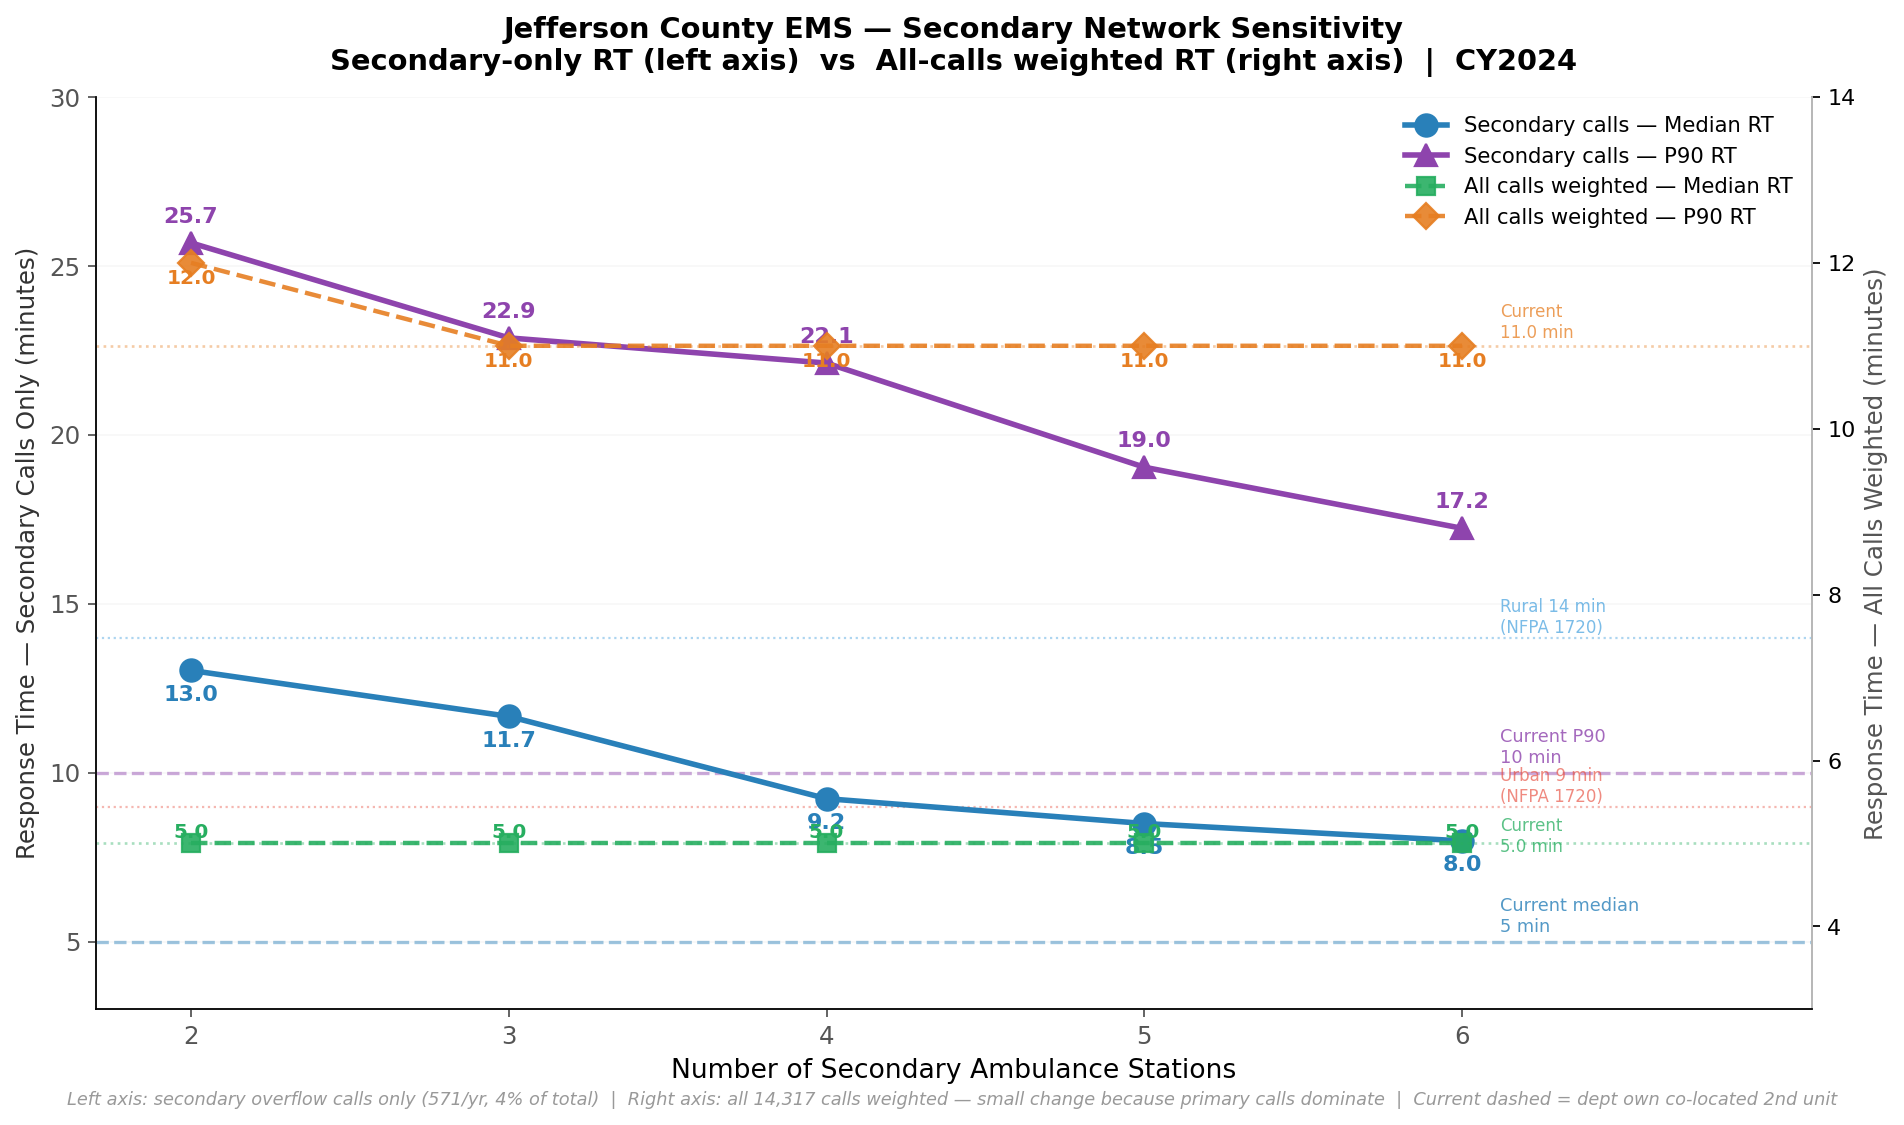

Reproduce this figure in Python.
"""
Sensitivity chart: median and P90 response time vs K=2-6.
Two views:
  - Secondary calls only (left axis) — shows the range of improvement
  - All-calls weighted (callout box) — shows the aggregate impact is small

Output: secondary_sensitivity_single.png
"""
import os, sys, json
import numpy as np
import pandas as pd
import matplotlib
matplotlib.use("Agg")
import matplotlib.pyplot as plt
from math import radians, sin, cos, sqrt, atan2
import warnings
warnings.filterwarnings("ignore")

SCRIPT_DIR = os.path.dirname(os.path.abspath(__file__))
sys.path.insert(0, SCRIPT_DIR)

from pareto_facility import load_candidates, load_bg_demand, fetch_cand_bg_matrix, solve_pmedian_pop
from secondary_network_model import allocate_total_demand_to_bgs
from facility_location import STATIONS as EXISTING_STATIONS
import ems_dashboard_app as m

def haversine(la1, lo1, la2, lo2):
    R = 3958.8
    la1,lo1,la2,lo2 = map(radians,[la1,lo1,la2,lo2])
    a = sin((la2-la1)/2)**2 + cos(la1)*cos(la2)*sin((lo2-lo1)/2)**2
    return 2*R*atan2(sqrt(a),sqrt(1-a))

K_RANGE = [2, 3, 4, 5, 6]

# ── Load base data ─────────────────────────────────────────────────────────
print("Loading data...")
candidates       = load_candidates()
bg_demand, pop_w = load_bg_demand()
tm               = fetch_cand_bg_matrix(candidates, bg_demand)
demand_w         = allocate_total_demand_to_bgs(bg_demand, pop_w)

rt_data     = m.rt_clean
auth        = m.AUTH_EMS_CALLS
detail      = pd.read_csv(os.path.join(SCRIPT_DIR, "concurrent_call_detail_jeffco.csv"))
sec_df      = detail[detail["Concurrent_Count"] >= 1]
dept_coords = {s["name"]: (s["lat"], s["lon"]) for s in EXISTING_STATIONS}

# Per-dept RT arrays
# primary_rts = all calls MINUS the concurrent ones (true primary-only distribution)
# secondary_rts = only calls where a 2nd unit was needed (concurrent_count >= 1)
dept_stats = {}
for dept in auth:
    all_drt = rt_data[rt_data["Department"] == dept]["RT"].dropna().values
    dsec    = sec_df[sec_df["Dept"] == dept]["Response_Min"].dropna().values
    if len(all_drt) == 0: continue
    # Primary = all actual RT values; secondary = concurrent-call RT values.
    # For the proposed scenario, we keep ALL primary RTs unchanged and
    # replace each secondary call's RT with the county network drive time.
    dept_stats[dept] = {
        "primary_rts": all_drt,          # full distribution (primary calls dominate)
        "sec_rts":     dsec,             # actual RT when own 2nd unit responded
        "sec_n":       len(dsec),
        "coords":      dept_coords.get(dept),
    }

def build_rt_array(dept_stats, county_rt_map):
    """
    Build the full county call-RT array for a given scenario:
      - Primary calls: unchanged actual NFIRS RT values
      - Secondary calls: replaced with county_rt for that dept
        (or actual own-2nd-unit RT if no county RT available)

    This models: "keep 80-90% of calls the same, substitute new RT
    for the 10-20% overflow calls that would go to the county network."
    """
    all_rts = []
    for dept, s in dept_stats.items():
        # Always include the full primary RT distribution
        all_rts.extend(s["primary_rts"].tolist())
        # For secondary calls: use county RT if available, else actual
        c_rt = county_rt_map.get(dept)
        if c_rt is not None and s["sec_n"] > 0:
            all_rts.extend([c_rt] * s["sec_n"])
        else:
            all_rts.extend(s["sec_rts"].tolist())
    return np.array(all_rts)

# Baseline
base_arr    = build_rt_array(dept_stats, {})
base_median = float(np.median(base_arr))
base_p90    = float(np.percentile(base_arr, 90))
print(f"Baseline: median={base_median:.2f}  P90={base_p90:.2f}  (n={len(base_arr):,} calls)")

# Current secondary-only benchmark
sec_all = sec_df["Response_Min"].dropna()
cur_sec_median = float(sec_all.median())
cur_sec_p90    = float(sec_all.quantile(0.90))
print(f"Current secondary-only: median={cur_sec_median:.1f}  P90={cur_sec_p90:.1f}  (n={len(sec_all)})")

# ── Run P-Median for each K ────────────────────────────────────────────────
print(f"\nRunning P-Median for K={K_RANGE}...")
results = {}
for k in K_RANGE:
    print(f"  K={k}...", end=" ", flush=True)
    res = solve_pmedian_pop(tm, candidates, bg_demand, k, demand_w)
    if res is None:
        print("FAILED"); continue

    open_ids = [i for i, c in enumerate(candidates)
                if any(abs(c["lat"]-s["lat"])<1e-4 and abs(c["lon"]-s["lon"])<1e-4
                       for s in res["open_stations"])]

    # Secondary-only RT distribution (BG-level)
    bg_rts = np.array([min(tm[i,j] for i in open_ids) for j in range(len(bg_demand))], dtype=float)
    w      = demand_w / demand_w.sum()
    sort_i = np.argsort(bg_rts)
    cumw   = np.cumsum(w[sort_i])
    def wpct(p):
        idx = np.searchsorted(cumw, p/100.0)
        return bg_rts[sort_i][min(idx, len(bg_rts)-1)]
    sec_med = wpct(50)
    sec_p90 = wpct(90)

    # All-calls weighted (county RT substituted for secondary)
    county_rt_map = {}
    for dept, s in dept_stats.items():
        if s["coords"] and s["sec_n"] > 0:
            lat, lon = s["coords"]
            best_bj = min(range(len(bg_demand)),
                          key=lambda j: haversine(lat, lon, bg_demand[j]["lat"], bg_demand[j]["lon"]))
            county_rt_map[dept] = min(tm[i, best_bj] for i in open_ids)
    arr     = build_rt_array(dept_stats, county_rt_map)
    wtd_med = float(np.median(arr))
    wtd_p90 = float(np.percentile(arr, 90))

    results[k] = {"sec_med": sec_med, "sec_p90": sec_p90,
                  "wtd_med": wtd_med, "wtd_p90": wtd_p90}
    print(f"sec_median={sec_med:.1f}  sec_P90={sec_p90:.1f}  |  "
          f"all_median={wtd_med:.2f}  all_P90={wtd_p90:.2f}")

K_vals   = [k for k in K_RANGE if k in results]
sec_meds = [results[k]["sec_med"] for k in K_vals]
sec_p90s = [results[k]["sec_p90"] for k in K_vals]
wtd_meds = [results[k]["wtd_med"] for k in K_vals]
wtd_p90s = [results[k]["wtd_p90"] for k in K_vals]

# ── Plot ───────────────────────────────────────────────────────────────────
C_MED  = "#2980b9"
C_P90  = "#8e44ad"
C_WMED = "#27ae60"
C_WP90 = "#e67e22"

fig, ax = plt.subplots(figsize=(12, 7))
fig.patch.set_facecolor("white")
ax2 = ax.twinx()

# Left axis — secondary-only (large range, main story)
ax.plot(K_vals, sec_meds, "o-", color=C_MED, linewidth=2.5, markersize=10,
        label="Secondary calls — Median RT", zorder=3)
ax.plot(K_vals, sec_p90s, "^-", color=C_P90, linewidth=2.5, markersize=10,
        label="Secondary calls — P90 RT", zorder=3)

for k, med, p90 in zip(K_vals, sec_meds, sec_p90s):
    ax.text(k, med - 0.9, f"{med:.1f}", ha="center", fontsize=10,
            color=C_MED, fontweight="bold")
    ax.text(k, p90 + 0.6, f"{p90:.1f}", ha="center", fontsize=10,
            color=C_P90, fontweight="bold")

# Current secondary benchmarks
ax.axhline(cur_sec_median, color=C_MED, linewidth=1.5, linestyle="--", alpha=0.45)
ax.axhline(cur_sec_p90,    color=C_P90, linewidth=1.5, linestyle="--", alpha=0.45)
xlim_r = K_vals[-1] + 0.12
ax.text(xlim_r, cur_sec_median + 0.3,
        f"Current median\n{cur_sec_median:.0f} min", fontsize=8, color=C_MED, alpha=0.8)
ax.text(xlim_r, cur_sec_p90 + 0.3,
        f"Current P90\n{cur_sec_p90:.0f} min", fontsize=8, color=C_P90, alpha=0.8)

# NFPA lines
ax.axhline(9,  color="#e74c3c", linewidth=1.0, linestyle=":", alpha=0.4)
ax.axhline(14, color="#3498db", linewidth=1.0, linestyle=":", alpha=0.4)
ax.text(xlim_r, 9.15,  "Urban 9 min\n(NFPA 1720)", fontsize=7.5, color="#e74c3c", alpha=0.65)
ax.text(xlim_r, 14.15, "Rural 14 min\n(NFPA 1720)", fontsize=7.5, color="#3498db", alpha=0.65)

ax.set_ylabel("Response Time — Secondary Calls Only (minutes)", fontsize=11, color="#333")
ax.set_ylim(3, 30)

# Right axis — all-calls weighted (small range, context)
ax2.plot(K_vals, wtd_meds, "s--", color=C_WMED, linewidth=2.0, markersize=8,
         label="All calls weighted — Median RT", zorder=3, alpha=0.9)
ax2.plot(K_vals, wtd_p90s, "D--", color=C_WP90, linewidth=2.0, markersize=8,
         label="All calls weighted — P90 RT", zorder=3, alpha=0.9)

ax2.axhline(base_median, color=C_WMED, linewidth=1.2, linestyle=":", alpha=0.4)
ax2.axhline(base_p90,    color=C_WP90, linewidth=1.2, linestyle=":", alpha=0.4)

for k, wm, wp in zip(K_vals, wtd_meds, wtd_p90s):
    ax2.text(k, wm + 0.07, f"{wm:.1f}", ha="center", fontsize=9,
             color=C_WMED, fontweight="bold")
    ax2.text(k, wp - 0.25, f"{wp:.1f}", ha="center", fontsize=9,
             color=C_WP90, fontweight="bold")

ax2.text(xlim_r, base_median - 0.1,
         f"Current\n{base_median:.1f} min", fontsize=7.5, color=C_WMED, alpha=0.75)
ax2.text(xlim_r, base_p90 + 0.1,
         f"Current\n{base_p90:.1f} min", fontsize=7.5, color=C_WP90, alpha=0.75)

ax2.set_ylabel("Response Time — All Calls Weighted (minutes)", fontsize=11, color="#555")
ax2.set_ylim(3, 14)
ax2.tick_params(axis="y", labelsize=10)
ax2.spines["right"].set_color("#ccc")

# Combined legend
lines1, labels1 = ax.get_legend_handles_labels()
lines2, labels2 = ax2.get_legend_handles_labels()
ax.legend(lines1 + lines2, labels1 + labels2,
          fontsize=9.5, frameon=False, loc="upper right")

ax.set_xticks(K_vals)
ax.set_xlabel("Number of Secondary Ambulance Stations", fontsize=12)
ax.set_title(
    "Jefferson County EMS — Secondary Network Sensitivity\n"
    "Secondary-only RT (left axis)  vs  All-calls weighted RT (right axis)  |  CY2024",
    fontsize=13, fontweight="bold", pad=12
)
ax.set_xlim(K_vals[0] - 0.3, K_vals[-1] + 1.1)
ax.grid(axis="y", alpha=0.15, color="#ccc")
for sp in ("top",): ax.spines[sp].set_visible(False)
ax2.spines["top"].set_visible(False)
ax.spines["left"].set_color("#ccc")
ax.spines["bottom"].set_color("#ccc")
ax.tick_params(colors="#555", labelsize=11)

fig.text(0.5, 0.005,
         "Left axis: secondary overflow calls only (571/yr, 4% of total)  |  "
         "Right axis: all 14,317 calls weighted — small change because primary calls dominate  |  "
         "Current dashed = dept own co-located 2nd unit",
         ha="center", fontsize=8, color="#999", style="italic")

plt.tight_layout()
out = os.path.join(SCRIPT_DIR, "secondary_sensitivity_single.png")
fig.savefig(out, dpi=160, bbox_inches="tight", facecolor="white")
plt.close(fig)
print(f"\nSaved: {out}")
